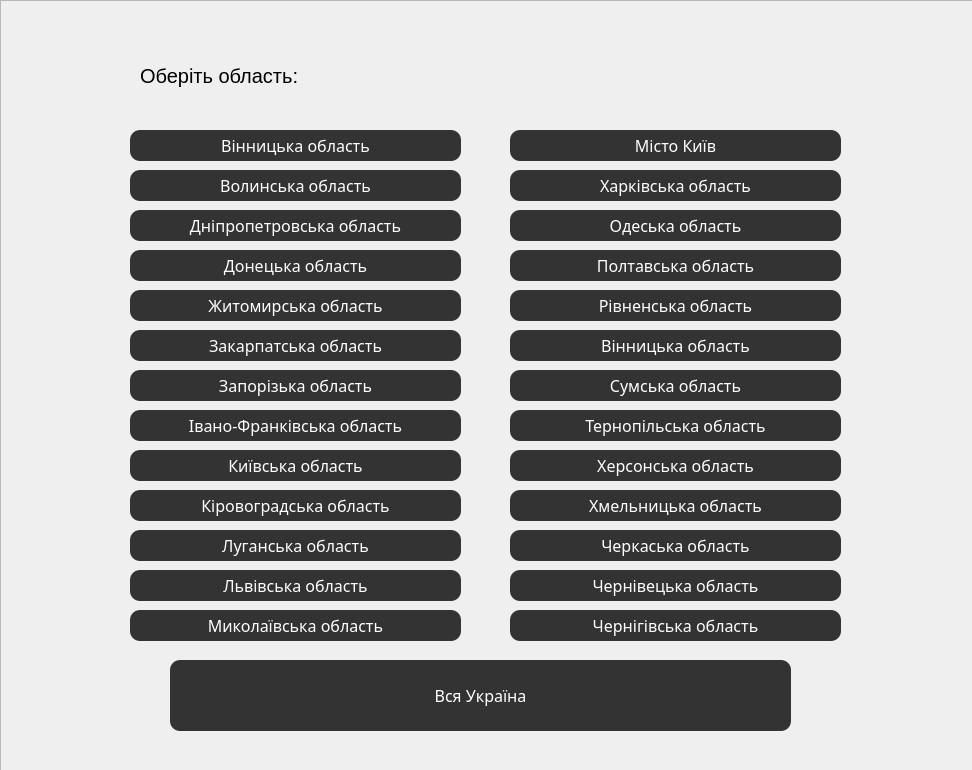
<?xml version="1.0" encoding="UTF-8"?>
<ui version="4.0">
 <class>SelectObl</class>
 <widget class="QDialog" name="SelectObl">
  <property name="geometry">
   <rect>
    <x>0</x>
    <y>0</y>
    <width>972</width>
    <height>770</height>
   </rect>
  </property>
  <property name="minimumSize">
   <size>
    <width>972</width>
    <height>770</height>
   </size>
  </property>
  <property name="maximumSize">
   <size>
    <width>972</width>
    <height>770</height>
   </size>
  </property>
  <property name="windowTitle">
   <string>Sailor Sender</string>
  </property>
  <widget class="QPushButton" name="Vintis">
   <property name="geometry">
    <rect>
     <x>130</x>
     <y>130</y>
     <width>331</width>
     <height>31</height>
    </rect>
   </property>
   <property name="cursor">
    <cursorShape>PointingHandCursor</cursorShape>
   </property>
   <property name="styleSheet">
    <string notr="true">QPushButton {
background-color: #333333;
border-radius: 10px;

font-family: Poppins-Medium;
font-size: 16px;
color: #fff;
line-height: 1.2;
}
QPushButton::before {
  content: &quot;&quot;;
  display: block;
  position: absolute;
  z-index: -1;
  width: 100%;
  height: 100%;
  border-radius: 10px;
  top: 0;
  left: 0;
  background: #a64bf4;
  background: -webkit-linear-gradient(45deg, #00dbde, #fc00ff);
  background: -o-linear-gradient(45deg, #00dbde, #fc00ff);
  background: -moz-linear-gradient(45deg, #00dbde, #fc00ff);
  background: linear-gradient(45deg, #00dbde, #fc00ff);
  opacity: 0;
  -webkit-transition: all 0.4s;
  -o-transition: all 0.4s;
  -moz-transition: all 0.4s;
  transition: all 0.4s;
}

QPushButton:hover:before{
	opacity: 1;
}</string>
   </property>
   <property name="text">
    <string>Вінницька область</string>
   </property>
  </widget>
  <widget class="QPushButton" name="Volinsk">
   <property name="geometry">
    <rect>
     <x>130</x>
     <y>170</y>
     <width>331</width>
     <height>31</height>
    </rect>
   </property>
   <property name="cursor">
    <cursorShape>PointingHandCursor</cursorShape>
   </property>
   <property name="styleSheet">
    <string notr="true">QPushButton {
background-color: #333333;
border-radius: 10px;

font-family: Poppins-Medium;
font-size: 16px;
color: #fff;
line-height: 1.2;
}
QPushButton::before {
  content: &quot;&quot;;
  display: block;
  position: absolute;
  z-index: -1;
  width: 100%;
  height: 100%;
  border-radius: 10px;
  top: 0;
  left: 0;
  background: #a64bf4;
  background: -webkit-linear-gradient(45deg, #00dbde, #fc00ff);
  background: -o-linear-gradient(45deg, #00dbde, #fc00ff);
  background: -moz-linear-gradient(45deg, #00dbde, #fc00ff);
  background: linear-gradient(45deg, #00dbde, #fc00ff);
  opacity: 0;
  -webkit-transition: all 0.4s;
  -o-transition: all 0.4s;
  -moz-transition: all 0.4s;
  transition: all 0.4s;
}

QPushButton:hover:before{
	opacity: 1;
}</string>
   </property>
   <property name="text">
    <string>Волинська область</string>
   </property>
  </widget>
  <widget class="QPushButton" name="Dnipropentrovsk">
   <property name="geometry">
    <rect>
     <x>130</x>
     <y>210</y>
     <width>331</width>
     <height>31</height>
    </rect>
   </property>
   <property name="cursor">
    <cursorShape>PointingHandCursor</cursorShape>
   </property>
   <property name="styleSheet">
    <string notr="true">QPushButton {
background-color: #333333;
border-radius: 10px;

font-family: Poppins-Medium;
font-size: 16px;
color: #fff;
line-height: 1.2;
}
QPushButton::before {
  content: &quot;&quot;;
  display: block;
  position: absolute;
  z-index: -1;
  width: 100%;
  height: 100%;
  border-radius: 10px;
  top: 0;
  left: 0;
  background: #a64bf4;
  background: -webkit-linear-gradient(45deg, #00dbde, #fc00ff);
  background: -o-linear-gradient(45deg, #00dbde, #fc00ff);
  background: -moz-linear-gradient(45deg, #00dbde, #fc00ff);
  background: linear-gradient(45deg, #00dbde, #fc00ff);
  opacity: 0;
  -webkit-transition: all 0.4s;
  -o-transition: all 0.4s;
  -moz-transition: all 0.4s;
  transition: all 0.4s;
}

QPushButton:hover:before{
	opacity: 1;
}</string>
   </property>
   <property name="text">
    <string>Дніпропетровська область</string>
   </property>
  </widget>
  <widget class="QPushButton" name="Donteska">
   <property name="geometry">
    <rect>
     <x>130</x>
     <y>250</y>
     <width>331</width>
     <height>31</height>
    </rect>
   </property>
   <property name="cursor">
    <cursorShape>PointingHandCursor</cursorShape>
   </property>
   <property name="styleSheet">
    <string notr="true">QPushButton {
background-color: #333333;
border-radius: 10px;

font-family: Poppins-Medium;
font-size: 16px;
color: #fff;
line-height: 1.2;
}
QPushButton::before {
  content: &quot;&quot;;
  display: block;
  position: absolute;
  z-index: -1;
  width: 100%;
  height: 100%;
  border-radius: 10px;
  top: 0;
  left: 0;
  background: #a64bf4;
  background: -webkit-linear-gradient(45deg, #00dbde, #fc00ff);
  background: -o-linear-gradient(45deg, #00dbde, #fc00ff);
  background: -moz-linear-gradient(45deg, #00dbde, #fc00ff);
  background: linear-gradient(45deg, #00dbde, #fc00ff);
  opacity: 0;
  -webkit-transition: all 0.4s;
  -o-transition: all 0.4s;
  -moz-transition: all 0.4s;
  transition: all 0.4s;
}

QPushButton:hover:before{
	opacity: 1;
}</string>
   </property>
   <property name="text">
    <string>Донецька область</string>
   </property>
  </widget>
  <widget class="QPushButton" name="Zhitomirska">
   <property name="geometry">
    <rect>
     <x>130</x>
     <y>290</y>
     <width>331</width>
     <height>31</height>
    </rect>
   </property>
   <property name="cursor">
    <cursorShape>PointingHandCursor</cursorShape>
   </property>
   <property name="styleSheet">
    <string notr="true">QPushButton {
background-color: #333333;
border-radius: 10px;

font-family: Poppins-Medium;
font-size: 16px;
color: #fff;
line-height: 1.2;
}
QPushButton::before {
  content: &quot;&quot;;
  display: block;
  position: absolute;
  z-index: -1;
  width: 100%;
  height: 100%;
  border-radius: 10px;
  top: 0;
  left: 0;
  background: #a64bf4;
  background: -webkit-linear-gradient(45deg, #00dbde, #fc00ff);
  background: -o-linear-gradient(45deg, #00dbde, #fc00ff);
  background: -moz-linear-gradient(45deg, #00dbde, #fc00ff);
  background: linear-gradient(45deg, #00dbde, #fc00ff);
  opacity: 0;
  -webkit-transition: all 0.4s;
  -o-transition: all 0.4s;
  -moz-transition: all 0.4s;
  transition: all 0.4s;
}

QPushButton:hover:before{
	opacity: 1;
}</string>
   </property>
   <property name="text">
    <string>Житомирська область</string>
   </property>
  </widget>
  <widget class="QPushButton" name="Zakarpatska">
   <property name="geometry">
    <rect>
     <x>130</x>
     <y>330</y>
     <width>331</width>
     <height>31</height>
    </rect>
   </property>
   <property name="cursor">
    <cursorShape>PointingHandCursor</cursorShape>
   </property>
   <property name="styleSheet">
    <string notr="true">QPushButton {
background-color: #333333;
border-radius: 10px;

font-family: Poppins-Medium;
font-size: 16px;
color: #fff;
line-height: 1.2;
}
QPushButton::before {
  content: &quot;&quot;;
  display: block;
  position: absolute;
  z-index: -1;
  width: 100%;
  height: 100%;
  border-radius: 10px;
  top: 0;
  left: 0;
  background: #a64bf4;
  background: -webkit-linear-gradient(45deg, #00dbde, #fc00ff);
  background: -o-linear-gradient(45deg, #00dbde, #fc00ff);
  background: -moz-linear-gradient(45deg, #00dbde, #fc00ff);
  background: linear-gradient(45deg, #00dbde, #fc00ff);
  opacity: 0;
  -webkit-transition: all 0.4s;
  -o-transition: all 0.4s;
  -moz-transition: all 0.4s;
  transition: all 0.4s;
}

QPushButton:hover:before{
	opacity: 1;
}</string>
   </property>
   <property name="text">
    <string>Закарпатська область</string>
   </property>
  </widget>
  <widget class="QPushButton" name="Zaporizka">
   <property name="geometry">
    <rect>
     <x>130</x>
     <y>370</y>
     <width>331</width>
     <height>31</height>
    </rect>
   </property>
   <property name="cursor">
    <cursorShape>PointingHandCursor</cursorShape>
   </property>
   <property name="styleSheet">
    <string notr="true">QPushButton {
background-color: #333333;
border-radius: 10px;

font-family: Poppins-Medium;
font-size: 16px;
color: #fff;
line-height: 1.2;
}
QPushButton::before {
  content: &quot;&quot;;
  display: block;
  position: absolute;
  z-index: -1;
  width: 100%;
  height: 100%;
  border-radius: 10px;
  top: 0;
  left: 0;
  background: #a64bf4;
  background: -webkit-linear-gradient(45deg, #00dbde, #fc00ff);
  background: -o-linear-gradient(45deg, #00dbde, #fc00ff);
  background: -moz-linear-gradient(45deg, #00dbde, #fc00ff);
  background: linear-gradient(45deg, #00dbde, #fc00ff);
  opacity: 0;
  -webkit-transition: all 0.4s;
  -o-transition: all 0.4s;
  -moz-transition: all 0.4s;
  transition: all 0.4s;
}

QPushButton:hover:before{
	opacity: 1;
}</string>
   </property>
   <property name="text">
    <string>Запорізька область</string>
   </property>
  </widget>
  <widget class="QPushButton" name="Ivanofrankivska">
   <property name="geometry">
    <rect>
     <x>130</x>
     <y>410</y>
     <width>331</width>
     <height>31</height>
    </rect>
   </property>
   <property name="cursor">
    <cursorShape>PointingHandCursor</cursorShape>
   </property>
   <property name="styleSheet">
    <string notr="true">QPushButton {
background-color: #333333;
border-radius: 10px;

font-family: Poppins-Medium;
font-size: 16px;
color: #fff;
line-height: 1.2;
}
QPushButton::before {
  content: &quot;&quot;;
  display: block;
  position: absolute;
  z-index: -1;
  width: 100%;
  height: 100%;
  border-radius: 10px;
  top: 0;
  left: 0;
  background: #a64bf4;
  background: -webkit-linear-gradient(45deg, #00dbde, #fc00ff);
  background: -o-linear-gradient(45deg, #00dbde, #fc00ff);
  background: -moz-linear-gradient(45deg, #00dbde, #fc00ff);
  background: linear-gradient(45deg, #00dbde, #fc00ff);
  opacity: 0;
  -webkit-transition: all 0.4s;
  -o-transition: all 0.4s;
  -moz-transition: all 0.4s;
  transition: all 0.4s;
}

QPushButton:hover:before{
	opacity: 1;
}</string>
   </property>
   <property name="text">
    <string>Івано-Франківська область</string>
   </property>
  </widget>
  <widget class="QPushButton" name="Kievska">
   <property name="geometry">
    <rect>
     <x>130</x>
     <y>450</y>
     <width>331</width>
     <height>31</height>
    </rect>
   </property>
   <property name="cursor">
    <cursorShape>PointingHandCursor</cursorShape>
   </property>
   <property name="styleSheet">
    <string notr="true">QPushButton {
background-color: #333333;
border-radius: 10px;

font-family: Poppins-Medium;
font-size: 16px;
color: #fff;
line-height: 1.2;
}
QPushButton::before {
  content: &quot;&quot;;
  display: block;
  position: absolute;
  z-index: -1;
  width: 100%;
  height: 100%;
  border-radius: 10px;
  top: 0;
  left: 0;
  background: #a64bf4;
  background: -webkit-linear-gradient(45deg, #00dbde, #fc00ff);
  background: -o-linear-gradient(45deg, #00dbde, #fc00ff);
  background: -moz-linear-gradient(45deg, #00dbde, #fc00ff);
  background: linear-gradient(45deg, #00dbde, #fc00ff);
  opacity: 0;
  -webkit-transition: all 0.4s;
  -o-transition: all 0.4s;
  -moz-transition: all 0.4s;
  transition: all 0.4s;
}

QPushButton:hover:before{
	opacity: 1;
}</string>
   </property>
   <property name="text">
    <string>Київська область</string>
   </property>
  </widget>
  <widget class="QPushButton" name="Kirovogradska">
   <property name="geometry">
    <rect>
     <x>130</x>
     <y>490</y>
     <width>331</width>
     <height>31</height>
    </rect>
   </property>
   <property name="cursor">
    <cursorShape>PointingHandCursor</cursorShape>
   </property>
   <property name="styleSheet">
    <string notr="true">QPushButton {
background-color: #333333;
border-radius: 10px;

font-family: Poppins-Medium;
font-size: 16px;
color: #fff;
line-height: 1.2;
}
QPushButton::before {
  content: &quot;&quot;;
  display: block;
  position: absolute;
  z-index: -1;
  width: 100%;
  height: 100%;
  border-radius: 10px;
  top: 0;
  left: 0;
  background: #a64bf4;
  background: -webkit-linear-gradient(45deg, #00dbde, #fc00ff);
  background: -o-linear-gradient(45deg, #00dbde, #fc00ff);
  background: -moz-linear-gradient(45deg, #00dbde, #fc00ff);
  background: linear-gradient(45deg, #00dbde, #fc00ff);
  opacity: 0;
  -webkit-transition: all 0.4s;
  -o-transition: all 0.4s;
  -moz-transition: all 0.4s;
  transition: all 0.4s;
}

QPushButton:hover:before{
	opacity: 1;
}</string>
   </property>
   <property name="text">
    <string>Кіровоградська область</string>
   </property>
  </widget>
  <widget class="QPushButton" name="Luganska">
   <property name="geometry">
    <rect>
     <x>130</x>
     <y>530</y>
     <width>331</width>
     <height>31</height>
    </rect>
   </property>
   <property name="cursor">
    <cursorShape>PointingHandCursor</cursorShape>
   </property>
   <property name="styleSheet">
    <string notr="true">QPushButton {
background-color: #333333;
border-radius: 10px;

font-family: Poppins-Medium;
font-size: 16px;
color: #fff;
line-height: 1.2;
}
QPushButton::before {
  content: &quot;&quot;;
  display: block;
  position: absolute;
  z-index: -1;
  width: 100%;
  height: 100%;
  border-radius: 10px;
  top: 0;
  left: 0;
  background: #a64bf4;
  background: -webkit-linear-gradient(45deg, #00dbde, #fc00ff);
  background: -o-linear-gradient(45deg, #00dbde, #fc00ff);
  background: -moz-linear-gradient(45deg, #00dbde, #fc00ff);
  background: linear-gradient(45deg, #00dbde, #fc00ff);
  opacity: 0;
  -webkit-transition: all 0.4s;
  -o-transition: all 0.4s;
  -moz-transition: all 0.4s;
  transition: all 0.4s;
}

QPushButton:hover:before{
	opacity: 1;
}</string>
   </property>
   <property name="text">
    <string>Луганська область</string>
   </property>
  </widget>
  <widget class="QPushButton" name="Lvivska">
   <property name="geometry">
    <rect>
     <x>130</x>
     <y>570</y>
     <width>331</width>
     <height>31</height>
    </rect>
   </property>
   <property name="cursor">
    <cursorShape>PointingHandCursor</cursorShape>
   </property>
   <property name="styleSheet">
    <string notr="true">QPushButton {
background-color: #333333;
border-radius: 10px;

font-family: Poppins-Medium;
font-size: 16px;
color: #fff;
line-height: 1.2;
}
QPushButton::before {
  content: &quot;&quot;;
  display: block;
  position: absolute;
  z-index: -1;
  width: 100%;
  height: 100%;
  border-radius: 10px;
  top: 0;
  left: 0;
  background: #a64bf4;
  background: -webkit-linear-gradient(45deg, #00dbde, #fc00ff);
  background: -o-linear-gradient(45deg, #00dbde, #fc00ff);
  background: -moz-linear-gradient(45deg, #00dbde, #fc00ff);
  background: linear-gradient(45deg, #00dbde, #fc00ff);
  opacity: 0;
  -webkit-transition: all 0.4s;
  -o-transition: all 0.4s;
  -moz-transition: all 0.4s;
  transition: all 0.4s;
}

QPushButton:hover:before{
	opacity: 1;
}</string>
   </property>
   <property name="text">
    <string>Львівська область</string>
   </property>
  </widget>
  <widget class="QPushButton" name="Mikolaevska">
   <property name="geometry">
    <rect>
     <x>130</x>
     <y>610</y>
     <width>331</width>
     <height>31</height>
    </rect>
   </property>
   <property name="cursor">
    <cursorShape>PointingHandCursor</cursorShape>
   </property>
   <property name="styleSheet">
    <string notr="true">QPushButton {
background-color: #333333;
border-radius: 10px;

font-family: Poppins-Medium;
font-size: 16px;
color: #fff;
line-height: 1.2;
}
QPushButton::before {
  content: &quot;&quot;;
  display: block;
  position: absolute;
  z-index: -1;
  width: 100%;
  height: 100%;
  border-radius: 10px;
  top: 0;
  left: 0;
  background: #a64bf4;
  background: -webkit-linear-gradient(45deg, #00dbde, #fc00ff);
  background: -o-linear-gradient(45deg, #00dbde, #fc00ff);
  background: -moz-linear-gradient(45deg, #00dbde, #fc00ff);
  background: linear-gradient(45deg, #00dbde, #fc00ff);
  opacity: 0;
  -webkit-transition: all 0.4s;
  -o-transition: all 0.4s;
  -moz-transition: all 0.4s;
  transition: all 0.4s;
}

QPushButton:hover:before{
	opacity: 1;
}</string>
   </property>
   <property name="text">
    <string>Миколаївська область</string>
   </property>
  </widget>
  <widget class="QPushButton" name="Sumska">
   <property name="geometry">
    <rect>
     <x>510</x>
     <y>370</y>
     <width>331</width>
     <height>31</height>
    </rect>
   </property>
   <property name="cursor">
    <cursorShape>PointingHandCursor</cursorShape>
   </property>
   <property name="styleSheet">
    <string notr="true">QPushButton {
background-color: #333333;
border-radius: 10px;

font-family: Poppins-Medium;
font-size: 16px;
color: #fff;
line-height: 1.2;
}
QPushButton::before {
  content: &quot;&quot;;
  display: block;
  position: absolute;
  z-index: -1;
  width: 100%;
  height: 100%;
  border-radius: 10px;
  top: 0;
  left: 0;
  background: #a64bf4;
  background: -webkit-linear-gradient(45deg, #00dbde, #fc00ff);
  background: -o-linear-gradient(45deg, #00dbde, #fc00ff);
  background: -moz-linear-gradient(45deg, #00dbde, #fc00ff);
  background: linear-gradient(45deg, #00dbde, #fc00ff);
  opacity: 0;
  -webkit-transition: all 0.4s;
  -o-transition: all 0.4s;
  -moz-transition: all 0.4s;
  transition: all 0.4s;
}

QPushButton:hover:before{
	opacity: 1;
}</string>
   </property>
   <property name="text">
    <string>Сумська область</string>
   </property>
  </widget>
  <widget class="QPushButton" name="Hmelnitska">
   <property name="geometry">
    <rect>
     <x>510</x>
     <y>490</y>
     <width>331</width>
     <height>31</height>
    </rect>
   </property>
   <property name="cursor">
    <cursorShape>PointingHandCursor</cursorShape>
   </property>
   <property name="styleSheet">
    <string notr="true">QPushButton {
background-color: #333333;
border-radius: 10px;

font-family: Poppins-Medium;
font-size: 16px;
color: #fff;
line-height: 1.2;
}
QPushButton::before {
  content: &quot;&quot;;
  display: block;
  position: absolute;
  z-index: -1;
  width: 100%;
  height: 100%;
  border-radius: 10px;
  top: 0;
  left: 0;
  background: #a64bf4;
  background: -webkit-linear-gradient(45deg, #00dbde, #fc00ff);
  background: -o-linear-gradient(45deg, #00dbde, #fc00ff);
  background: -moz-linear-gradient(45deg, #00dbde, #fc00ff);
  background: linear-gradient(45deg, #00dbde, #fc00ff);
  opacity: 0;
  -webkit-transition: all 0.4s;
  -o-transition: all 0.4s;
  -moz-transition: all 0.4s;
  transition: all 0.4s;
}

QPushButton:hover:before{
	opacity: 1;
}</string>
   </property>
   <property name="text">
    <string>Хмельницька область</string>
   </property>
  </widget>
  <widget class="QPushButton" name="Odeska">
   <property name="geometry">
    <rect>
     <x>510</x>
     <y>210</y>
     <width>331</width>
     <height>31</height>
    </rect>
   </property>
   <property name="cursor">
    <cursorShape>PointingHandCursor</cursorShape>
   </property>
   <property name="styleSheet">
    <string notr="true">QPushButton {
background-color: #333333;
border-radius: 10px;

font-family: Poppins-Medium;
font-size: 16px;
color: #fff;
line-height: 1.2;
}
QPushButton::before {
  content: &quot;&quot;;
  display: block;
  position: absolute;
  z-index: -1;
  width: 100%;
  height: 100%;
  border-radius: 10px;
  top: 0;
  left: 0;
  background: #a64bf4;
  background: -webkit-linear-gradient(45deg, #00dbde, #fc00ff);
  background: -o-linear-gradient(45deg, #00dbde, #fc00ff);
  background: -moz-linear-gradient(45deg, #00dbde, #fc00ff);
  background: linear-gradient(45deg, #00dbde, #fc00ff);
  opacity: 0;
  -webkit-transition: all 0.4s;
  -o-transition: all 0.4s;
  -moz-transition: all 0.4s;
  transition: all 0.4s;
}

QPushButton:hover:before{
	opacity: 1;
}</string>
   </property>
   <property name="text">
    <string>Одеська область</string>
   </property>
  </widget>
  <widget class="QPushButton" name="Ternopilska">
   <property name="geometry">
    <rect>
     <x>510</x>
     <y>410</y>
     <width>331</width>
     <height>31</height>
    </rect>
   </property>
   <property name="cursor">
    <cursorShape>PointingHandCursor</cursorShape>
   </property>
   <property name="styleSheet">
    <string notr="true">QPushButton {
background-color: #333333;
border-radius: 10px;

font-family: Poppins-Medium;
font-size: 16px;
color: #fff;
line-height: 1.2;
}
QPushButton::before {
  content: &quot;&quot;;
  display: block;
  position: absolute;
  z-index: -1;
  width: 100%;
  height: 100%;
  border-radius: 10px;
  top: 0;
  left: 0;
  background: #a64bf4;
  background: -webkit-linear-gradient(45deg, #00dbde, #fc00ff);
  background: -o-linear-gradient(45deg, #00dbde, #fc00ff);
  background: -moz-linear-gradient(45deg, #00dbde, #fc00ff);
  background: linear-gradient(45deg, #00dbde, #fc00ff);
  opacity: 0;
  -webkit-transition: all 0.4s;
  -o-transition: all 0.4s;
  -moz-transition: all 0.4s;
  transition: all 0.4s;
}

QPushButton:hover:before{
	opacity: 1;
}</string>
   </property>
   <property name="text">
    <string>Тернопільська область</string>
   </property>
  </widget>
  <widget class="QPushButton" name="Hersonska">
   <property name="geometry">
    <rect>
     <x>510</x>
     <y>450</y>
     <width>331</width>
     <height>31</height>
    </rect>
   </property>
   <property name="cursor">
    <cursorShape>PointingHandCursor</cursorShape>
   </property>
   <property name="styleSheet">
    <string notr="true">QPushButton {
background-color: #333333;
border-radius: 10px;

font-family: Poppins-Medium;
font-size: 16px;
color: #fff;
line-height: 1.2;
}
QPushButton::before {
  content: &quot;&quot;;
  display: block;
  position: absolute;
  z-index: -1;
  width: 100%;
  height: 100%;
  border-radius: 10px;
  top: 0;
  left: 0;
  background: #a64bf4;
  background: -webkit-linear-gradient(45deg, #00dbde, #fc00ff);
  background: -o-linear-gradient(45deg, #00dbde, #fc00ff);
  background: -moz-linear-gradient(45deg, #00dbde, #fc00ff);
  background: linear-gradient(45deg, #00dbde, #fc00ff);
  opacity: 0;
  -webkit-transition: all 0.4s;
  -o-transition: all 0.4s;
  -moz-transition: all 0.4s;
  transition: all 0.4s;
}

QPushButton:hover:before{
	opacity: 1;
}</string>
   </property>
   <property name="text">
    <string>Херсонська область</string>
   </property>
  </widget>
  <widget class="QPushButton" name="Harkivska">
   <property name="geometry">
    <rect>
     <x>510</x>
     <y>170</y>
     <width>331</width>
     <height>31</height>
    </rect>
   </property>
   <property name="cursor">
    <cursorShape>PointingHandCursor</cursorShape>
   </property>
   <property name="styleSheet">
    <string notr="true">QPushButton {
background-color: #333333;
border-radius: 10px;

font-family: Poppins-Medium;
font-size: 16px;
color: #fff;
line-height: 1.2;
}
QPushButton::before {
  content: &quot;&quot;;
  display: block;
  position: absolute;
  z-index: -1;
  width: 100%;
  height: 100%;
  border-radius: 10px;
  top: 0;
  left: 0;
  background: #a64bf4;
  background: -webkit-linear-gradient(45deg, #00dbde, #fc00ff);
  background: -o-linear-gradient(45deg, #00dbde, #fc00ff);
  background: -moz-linear-gradient(45deg, #00dbde, #fc00ff);
  background: linear-gradient(45deg, #00dbde, #fc00ff);
  opacity: 0;
  -webkit-transition: all 0.4s;
  -o-transition: all 0.4s;
  -moz-transition: all 0.4s;
  transition: all 0.4s;
}

QPushButton:hover:before{
	opacity: 1;
}</string>
   </property>
   <property name="text">
    <string>Харківська область</string>
   </property>
  </widget>
  <widget class="QPushButton" name="Chekaska">
   <property name="geometry">
    <rect>
     <x>510</x>
     <y>530</y>
     <width>331</width>
     <height>31</height>
    </rect>
   </property>
   <property name="cursor">
    <cursorShape>PointingHandCursor</cursorShape>
   </property>
   <property name="styleSheet">
    <string notr="true">QPushButton {
background-color: #333333;
border-radius: 10px;

font-family: Poppins-Medium;
font-size: 16px;
color: #fff;
line-height: 1.2;
}
QPushButton::before {
  content: &quot;&quot;;
  display: block;
  position: absolute;
  z-index: -1;
  width: 100%;
  height: 100%;
  border-radius: 10px;
  top: 0;
  left: 0;
  background: #a64bf4;
  background: -webkit-linear-gradient(45deg, #00dbde, #fc00ff);
  background: -o-linear-gradient(45deg, #00dbde, #fc00ff);
  background: -moz-linear-gradient(45deg, #00dbde, #fc00ff);
  background: linear-gradient(45deg, #00dbde, #fc00ff);
  opacity: 0;
  -webkit-transition: all 0.4s;
  -o-transition: all 0.4s;
  -moz-transition: all 0.4s;
  transition: all 0.4s;
}

QPushButton:hover:before{
	opacity: 1;
}</string>
   </property>
   <property name="text">
    <string>Черкаська область</string>
   </property>
  </widget>
  <widget class="QPushButton" name="Chernivetksa">
   <property name="geometry">
    <rect>
     <x>510</x>
     <y>570</y>
     <width>331</width>
     <height>31</height>
    </rect>
   </property>
   <property name="cursor">
    <cursorShape>PointingHandCursor</cursorShape>
   </property>
   <property name="styleSheet">
    <string notr="true">QPushButton {
background-color: #333333;
border-radius: 10px;

font-family: Poppins-Medium;
font-size: 16px;
color: #fff;
line-height: 1.2;
}
QPushButton::before {
  content: &quot;&quot;;
  display: block;
  position: absolute;
  z-index: -1;
  width: 100%;
  height: 100%;
  border-radius: 10px;
  top: 0;
  left: 0;
  background: #a64bf4;
  background: -webkit-linear-gradient(45deg, #00dbde, #fc00ff);
  background: -o-linear-gradient(45deg, #00dbde, #fc00ff);
  background: -moz-linear-gradient(45deg, #00dbde, #fc00ff);
  background: linear-gradient(45deg, #00dbde, #fc00ff);
  opacity: 0;
  -webkit-transition: all 0.4s;
  -o-transition: all 0.4s;
  -moz-transition: all 0.4s;
  transition: all 0.4s;
}

QPushButton:hover:before{
	opacity: 1;
}</string>
   </property>
   <property name="text">
    <string>Чернівецька область</string>
   </property>
  </widget>
  <widget class="QPushButton" name="Rivnenska">
   <property name="geometry">
    <rect>
     <x>510</x>
     <y>290</y>
     <width>331</width>
     <height>31</height>
    </rect>
   </property>
   <property name="cursor">
    <cursorShape>PointingHandCursor</cursorShape>
   </property>
   <property name="styleSheet">
    <string notr="true">QPushButton {
background-color: #333333;
border-radius: 10px;

font-family: Poppins-Medium;
font-size: 16px;
color: #fff;
line-height: 1.2;
}
QPushButton::before {
  content: &quot;&quot;;
  display: block;
  position: absolute;
  z-index: -1;
  width: 100%;
  height: 100%;
  border-radius: 10px;
  top: 0;
  left: 0;
  background: #a64bf4;
  background: -webkit-linear-gradient(45deg, #00dbde, #fc00ff);
  background: -o-linear-gradient(45deg, #00dbde, #fc00ff);
  background: -moz-linear-gradient(45deg, #00dbde, #fc00ff);
  background: linear-gradient(45deg, #00dbde, #fc00ff);
  opacity: 0;
  -webkit-transition: all 0.4s;
  -o-transition: all 0.4s;
  -moz-transition: all 0.4s;
  transition: all 0.4s;
}

QPushButton:hover:before{
	opacity: 1;
}</string>
   </property>
   <property name="text">
    <string>Рівненська область</string>
   </property>
  </widget>
  <widget class="QPushButton" name="Chernikibska">
   <property name="geometry">
    <rect>
     <x>510</x>
     <y>610</y>
     <width>331</width>
     <height>31</height>
    </rect>
   </property>
   <property name="cursor">
    <cursorShape>PointingHandCursor</cursorShape>
   </property>
   <property name="styleSheet">
    <string notr="true">QPushButton {
background-color: #333333;
border-radius: 10px;

font-family: Poppins-Medium;
font-size: 16px;
color: #fff;
line-height: 1.2;
}
QPushButton::before {
  content: &quot;&quot;;
  display: block;
  position: absolute;
  z-index: -1;
  width: 100%;
  height: 100%;
  border-radius: 10px;
  top: 0;
  left: 0;
  background: #a64bf4;
  background: -webkit-linear-gradient(45deg, #00dbde, #fc00ff);
  background: -o-linear-gradient(45deg, #00dbde, #fc00ff);
  background: -moz-linear-gradient(45deg, #00dbde, #fc00ff);
  background: linear-gradient(45deg, #00dbde, #fc00ff);
  opacity: 0;
  -webkit-transition: all 0.4s;
  -o-transition: all 0.4s;
  -moz-transition: all 0.4s;
  transition: all 0.4s;
}

QPushButton:hover:before{
	opacity: 1;
}</string>
   </property>
   <property name="text">
    <string>Чернігівська область</string>
   </property>
  </widget>
  <widget class="QPushButton" name="Poltavska">
   <property name="geometry">
    <rect>
     <x>510</x>
     <y>250</y>
     <width>331</width>
     <height>31</height>
    </rect>
   </property>
   <property name="cursor">
    <cursorShape>PointingHandCursor</cursorShape>
   </property>
   <property name="styleSheet">
    <string notr="true">QPushButton {
background-color: #333333;
border-radius: 10px;

font-family: Poppins-Medium;
font-size: 16px;
color: #fff;
line-height: 1.2;
}
QPushButton::before {
  content: &quot;&quot;;
  display: block;
  position: absolute;
  z-index: -1;
  width: 100%;
  height: 100%;
  border-radius: 10px;
  top: 0;
  left: 0;
  background: #a64bf4;
  background: -webkit-linear-gradient(45deg, #00dbde, #fc00ff);
  background: -o-linear-gradient(45deg, #00dbde, #fc00ff);
  background: -moz-linear-gradient(45deg, #00dbde, #fc00ff);
  background: linear-gradient(45deg, #00dbde, #fc00ff);
  opacity: 0;
  -webkit-transition: all 0.4s;
  -o-transition: all 0.4s;
  -moz-transition: all 0.4s;
  transition: all 0.4s;
}

QPushButton:hover:before{
	opacity: 1;
}</string>
   </property>
   <property name="text">
    <string>Полтавська область</string>
   </property>
  </widget>
  <widget class="QPushButton" name="mKiev">
   <property name="geometry">
    <rect>
     <x>510</x>
     <y>130</y>
     <width>331</width>
     <height>31</height>
    </rect>
   </property>
   <property name="cursor">
    <cursorShape>PointingHandCursor</cursorShape>
   </property>
   <property name="styleSheet">
    <string notr="true">QPushButton {
background-color: #333333;
border-radius: 10px;

font-family: Poppins-Medium;
font-size: 16px;
color: #fff;
line-height: 1.2;
}
QPushButton::before {
  content: &quot;&quot;;
  display: block;
  position: absolute;
  z-index: -1;
  width: 100%;
  height: 100%;
  border-radius: 10px;
  top: 0;
  left: 0;
  background: #a64bf4;
  background: -webkit-linear-gradient(45deg, #00dbde, #fc00ff);
  background: -o-linear-gradient(45deg, #00dbde, #fc00ff);
  background: -moz-linear-gradient(45deg, #00dbde, #fc00ff);
  background: linear-gradient(45deg, #00dbde, #fc00ff);
  opacity: 0;
  -webkit-transition: all 0.4s;
  -o-transition: all 0.4s;
  -moz-transition: all 0.4s;
  transition: all 0.4s;
}

QPushButton:hover:before{
	opacity: 1;
}</string>
   </property>
   <property name="text">
    <string>Місто Київ</string>
   </property>
  </widget>
  <widget class="QPushButton" name="Vinitska">
   <property name="geometry">
    <rect>
     <x>510</x>
     <y>330</y>
     <width>331</width>
     <height>31</height>
    </rect>
   </property>
   <property name="cursor">
    <cursorShape>PointingHandCursor</cursorShape>
   </property>
   <property name="styleSheet">
    <string notr="true">QPushButton {
background-color: #333333;
border-radius: 10px;

font-family: Poppins-Medium;
font-size: 16px;
color: #fff;
line-height: 1.2;
}
QPushButton::before {
  content: &quot;&quot;;
  display: block;
  position: absolute;
  z-index: -1;
  width: 100%;
  height: 100%;
  border-radius: 10px;
  top: 0;
  left: 0;
  background: #a64bf4;
  background: -webkit-linear-gradient(45deg, #00dbde, #fc00ff);
  background: -o-linear-gradient(45deg, #00dbde, #fc00ff);
  background: -moz-linear-gradient(45deg, #00dbde, #fc00ff);
  background: linear-gradient(45deg, #00dbde, #fc00ff);
  opacity: 0;
  -webkit-transition: all 0.4s;
  -o-transition: all 0.4s;
  -moz-transition: all 0.4s;
  transition: all 0.4s;
}

QPushButton:hover:before{
	opacity: 1;
}</string>
   </property>
   <property name="text">
    <string>Вінницька область</string>
   </property>
  </widget>
  <widget class="QPushButton" name="Ukraine">
   <property name="geometry">
    <rect>
     <x>170</x>
     <y>660</y>
     <width>621</width>
     <height>71</height>
    </rect>
   </property>
   <property name="cursor">
    <cursorShape>PointingHandCursor</cursorShape>
   </property>
   <property name="styleSheet">
    <string notr="true">QPushButton {
background-color: #333333;
border-radius: 10px;

font-family: Poppins-Medium;
font-size: 16px;
color: #fff;
line-height: 1.2;
}
QPushButton::before {
  content: &quot;&quot;;
  display: block;
  position: absolute;
  z-index: -1;
  width: 100%;
  height: 100%;
  border-radius: 10px;
  top: 0;
  left: 0;
  background: #a64bf4;
  background: -webkit-linear-gradient(45deg, #00dbde, #fc00ff);
  background: -o-linear-gradient(45deg, #00dbde, #fc00ff);
  background: -moz-linear-gradient(45deg, #00dbde, #fc00ff);
  background: linear-gradient(45deg, #00dbde, #fc00ff);
  opacity: 0;
  -webkit-transition: all 0.4s;
  -o-transition: all 0.4s;
  -moz-transition: all 0.4s;
  transition: all 0.4s;
}

QPushButton:hover:before{
	opacity: 1;
}</string>
   </property>
   <property name="text">
    <string>Вся Україна</string>
   </property>
  </widget>
  <widget class="QLabel" name="label">
   <property name="geometry">
    <rect>
     <x>140</x>
     <y>60</y>
     <width>301</width>
     <height>31</height>
    </rect>
   </property>
   <property name="styleSheet">
    <string notr="true">font-size: 20px</string>
   </property>
   <property name="text">
    <string>Оберіть область:</string>
   </property>
  </widget>
  <widget class="QFrame" name="frame">
   <property name="geometry">
    <rect>
     <x>0</x>
     <y>0</y>
     <width>981</width>
     <height>771</height>
    </rect>
   </property>
   <property name="frameShape">
    <enum>QFrame::StyledPanel</enum>
   </property>
   <property name="frameShadow">
    <enum>QFrame::Raised</enum>
   </property>
  </widget>
  <zorder>frame</zorder>
  <zorder>Vintis</zorder>
  <zorder>Volinsk</zorder>
  <zorder>Dnipropentrovsk</zorder>
  <zorder>Donteska</zorder>
  <zorder>Zhitomirska</zorder>
  <zorder>Zakarpatska</zorder>
  <zorder>Zaporizka</zorder>
  <zorder>Ivanofrankivska</zorder>
  <zorder>Kievska</zorder>
  <zorder>Kirovogradska</zorder>
  <zorder>Luganska</zorder>
  <zorder>Lvivska</zorder>
  <zorder>Mikolaevska</zorder>
  <zorder>Sumska</zorder>
  <zorder>Hmelnitska</zorder>
  <zorder>Odeska</zorder>
  <zorder>Ternopilska</zorder>
  <zorder>Hersonska</zorder>
  <zorder>Harkivska</zorder>
  <zorder>Chekaska</zorder>
  <zorder>Chernivetksa</zorder>
  <zorder>Rivnenska</zorder>
  <zorder>Chernikibska</zorder>
  <zorder>Poltavska</zorder>
  <zorder>mKiev</zorder>
  <zorder>Vinitska</zorder>
  <zorder>Ukraine</zorder>
  <zorder>label</zorder>
 </widget>
 <resources/>
 <connections/>
</ui>
